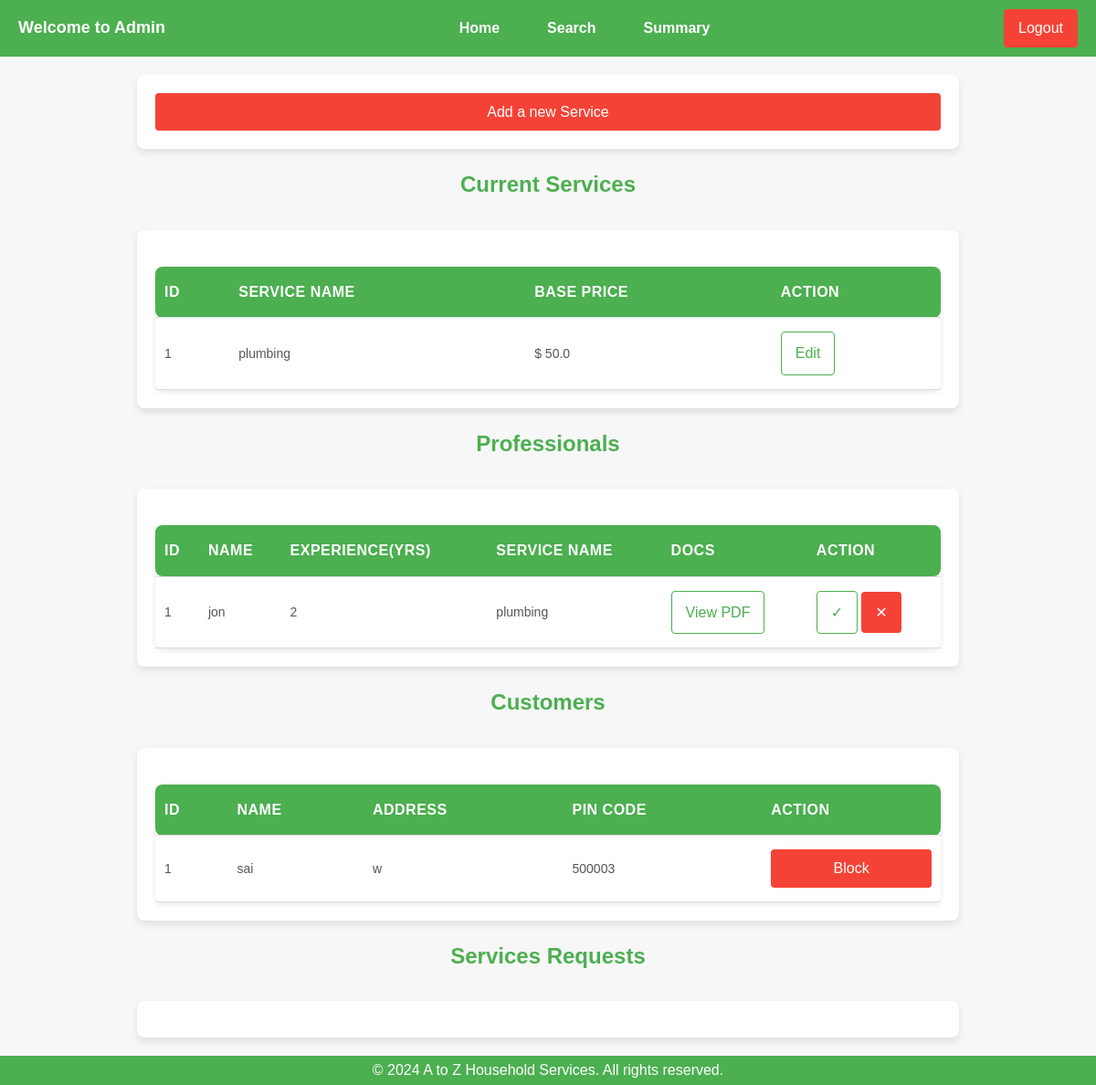
Before: /admin/dashboard with the older database file.
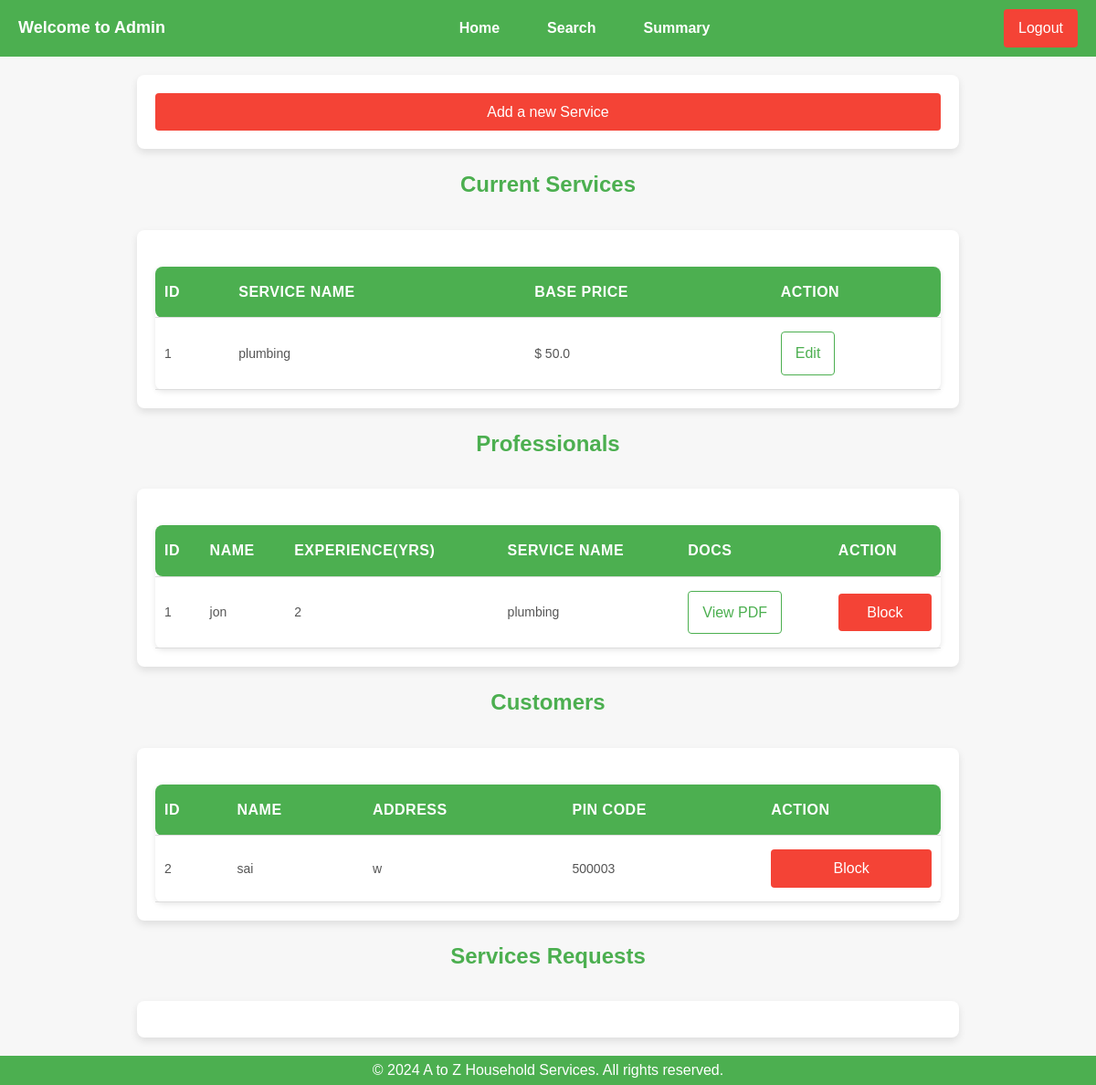
After: the same page with the newer database file.
### backend/models.py (models this page shows)
class Service(db.Model):
    __tablename__ = 'services'
    id = db.Column(db.Integer, primary_key=True)
    name = db.Column(db.String(120), nullable=False)
    price = db.Column(db.Float, nullable=False)
    time_required = db.Column(db.String(50), nullable=False)  # e.g., "2 hours"
    description = db.Column(db.Text, nullable=True)

class ServiceProfessional(db.Model):
    __tablename__ = 'service_professionals'
    id = db.Column(db.Integer, primary_key=True)
    username = db.Column(db.String(80), unique=True, nullable=False)
    password = db.Column(db.String(120), nullable=False)
    role = db.Column(db.String(20), nullable=False)
    name = db.Column(db.String(120), nullable=False)
    date_created = db.Column(db.DateTime, default=datetime.now())
    service_id = db.Column(db.Integer, db.ForeignKey('services.id'), nullable=False)
    service_type = db.Column(db.String, nullable=False)
    experience = db.Column(db.Integer, nullable=False)
    address = db.Column(db.String(240), nullable=True)
    phone = db.Column(db.Integer, nullable=False)
    pincode = db.Column(db.Integer, nullable=False)
    pdf_path = db.Column(db.String(300), nullable=False)
    approved = db.Column(db.Boolean, default=False)  # Admin approval status
    blocked = db.Column(db.Boolean, default=False)  # Admin block status

class Customer(db.Model):
    __tablename__ = 'customers'
    id = db.Column(db.Integer, primary_key=True)
    username = db.Column(db.String(80), unique=True, nullable=False)
    password = db.Column(db.String(120), nullable=False)
    role = db.Column(db.String(20), nullable=False)
    name = db.Column(db.String(120), nullable=False)
    address = db.Column(db.String(240), nullable=True)
    pincode = db.Column(db.Integer, nullable=False)

### backend/controllers.py (the view, shortened to what this page needs)
@app.route("/admin/dashboard")
def admin_dashboard():
    services = get_services()
    professionals = get_professionals()
    serv_reqs = get_service_reqs()
    customers = get_customers()
    return render_template("admin_dashboard.html",serv_reqs=serv_reqs,services=services,professionals=professionals,customers=customers)

### backend/controllers.py (called while the page is built)
def get_services():
    services = Service.query.all()
    return services

def get_professionals():
    professionals = ServiceProfessional.query.all()
    return professionals

def get_customers():
    customers = Customer.query.all()
    return customers

def get_service_reqs():
    service_reqs = ServiceRequest.query.all()
    return service_reqs

### templates/admin_dashboard.html (shortened to what this page needs)
<!DOCTYPE html>
<html lang="en">
<head>
    <link rel="stylesheet" href="/static/main.css">
</head>
<body>
<nav class="navbar">
    <div class="navbar-left">
        <span>Welcome to Admin</span>
    </div>
    <ul class="navbar-links">
        <li><a href="/admin/dashboard">Home</a></li>
        <li><a href="/admin/search">Search</a></li>
        <li><a href="/summary">Summary</a></li>
    </ul>
    <div class="navbar-right">
        <a href="/admin/login" class="btn btn-logout">Logout</a>
    </div>
</nav>
<div class="my-container">
    <a href="/admin/createservice" class="btn-secondary">Add a new Service</a>
</div>
<h3>Current Services</h3>
<main class="my-container">
    {%if services%}
    <section id="service-history">
        <table>
            <thead>
                <tr>
                    <th>ID</th>
                    <th>Service Name</th>
                    <th>Base Price</th>
                    <th>Action</th>
                </tr>
            </thead>
            <tbody>
                {%for service in services%}
                <tr>
                    <td>{{service.id}}</td>
                    <td>{{service.name}}</td>
                    <td>$ {{service.price}} </td>
                    <td><a href="/admin/editservice/{{service.id}}" class="btn btn-primary">Edit</a></td>
                </tr>
                {%endfor%}
            </tbody>
        </table>
    </section>
    {%endif%}
</main>
<h3>Professionals</h3>
<main class="my-container">
    {%if professionals%}
    <section id="service-history">
        <table>
            <thead>
                <tr>
                    <th>ID</th>
                    <th>Name</th>
                    <th>Experience(yrs)</th>
                    <th>Service Name</th>
                    <th>Docs</th>
                    <th>Action</th>
                </tr>
            </thead>
            <tbody>
                {%for prof in professionals%}
                <tr>
                    <td>{{prof.id}}</td>
                    <td>{{prof.name}}</td>
                    <td>{{prof.experience}}</td>
                    <td>{{prof.service_type}}</td>
                    <td>
                        <a href="{{ url_for('view_pdf', professional_id=prof.id) }}" target="_blank">
                        View PDF</a>
                    </td>
                    {%if prof.approved%}
                    <td><a href="/admin/rejaprov/{{prof.id}}" class="btn-secondary">Block</a></td>
                    {%else%}
                    <td>
                        <a href="/admin/profaprov/{{prof.id}}" class="btn btn-primary">&#10003;</a>
                        <a href="/admin/rejaprov/{{prof.id}}" class="btn-danger">&#10005;</a>
                    </td>
                    {%endif%}
                </tr>
                {%endfor%}
            </tbody>
        </table>
    </section>
    {%endif%}
</main>
<h3>Customers</h3>
<main class="my-container">
    {%if customers%}
    <section id="service-history">
        <table>
            <thead>
                <tr>
                    <th>ID</th>
                    <th>Name</th>
                    <th>Address</th>
                    <th>Pin Code</th>
                    <th>Action</th>
                </tr>
            </thead>
            <tbody>
                {%for customer in customers%}
                <tr>
                    <td>{{customer.id}}</td>
                    <td>{{customer.name}}</td>
                    <td>{{customer.address}}</td>
                    <td>{{customer.pincode}}</td>
                    <td><a href="/admin/deleteuser/{{customer.id}}" class="btn-secondary">Block</a></td>
                </tr>
                {%endfor%}
            </tbody>
        </table>
    </section>
    {%endif%}
</main>
<h3>Services Requests</h3>
<main class="my-container">
</main>
<footer>
    <p>&copy; 2024 A to Z Household Services. All rights reserved.</p>
</footer>
</body>
</html>

### static/main.css (style rules this page uses)
* { margin: 0; padding: 0; box-sizing: border-box; }
body { font-family: Arial, sans-serif; background-color: #f7f7f7; color: #333; line-height: 1.6; display: flex; flex-direction: column; justify-content:space-between; align-items: center; height: 100vh; }
.btn-secondary { display: inline-block; width: 100%; text-decoration: none; text-align: center; font-size: 16px; background-color: #f44336; color: white; padding: 8px 16px; border-radius: 4px; cursor: pointer; border: none; transition: transform 0.3s ease-in-out }
.navbar { width: 100%; background-color: #4CAF50; padding: 10px 20px; display: flex; justify-content: space-between; align-items: center; position: sticky; top: 0; z-index: 1000; }
.navbar-left { color: white; font-size: 18px; font-weight: bold; }
.navbar-links { list-style: none; display: flex; gap: 20px; }
.navbar-links li { display: inline-block; }
.navbar-links a { color: white; text-decoration: none; font-size: 16px; font-weight: bold; padding: 8px 16px; transition: background-color 0.3s; }
.navbar-right { display: flex; align-items: center; }
.navbar-right .btn-logout { background-color: #f44336; color: white; padding: 8px 16px; border-radius: 4px; cursor: pointer; text-decoration: none; }
.my-container { width: 100%; max-width: 900px; max-height: min-content; margin: 20px auto; padding: 20px; background-color: #ffffff; box-shadow: 0 4px 8px rgba(0, 0, 0, 0.1); border-radius: 8px; }
h3 { color: #4CAF50; font-size: 24px; margin-bottom: 10px; }
#service-history { margin-top: 20px; }
table { width:100%; border-collapse: collapse; margin-top: 20px; border-radius: 8px; box-shadow: 0 2px 6px rgba(0, 0, 0, 0.1); }
table th, table td { text-align: left; padding: 15px 10px; border-bottom: 1px solid #ddd; }
table th { background-color: #4CAF50; color: white; font-size: 16px; text-transform: uppercase; letter-spacing: 0.5px; }
table td { color: #555; font-size: 14px; vertical-align: middle; }
table td a { display: inline-block; border: 1px solid #4CAF50; color: #4CAF50; padding: 10px 15px; border-radius: 4px; text-decoration: none; font-size: 16px; transition: transform 0.3s ease-in-out; }
table th:first-child, table td:first-child { border-top-left-radius: 8px; border-bottom-left-radius: 8px; }
table th:last-child, table td:last-child { border-top-right-radius: 8px; border-bottom-right-radius: 8px; }
footer { background-color: #4CAF50; color: white; text-align: center; width: 100%; padding: 3px 0; bottom: 0; }

Changed rows visible on the page:
removed Customer: id "1", name "sai", address "w", pincode "500003"
changed ServiceProfessional "jon": approved "✓ ✕" → "Block"
added Customer: id "2", name "sai", address "w", pincode "500003"
